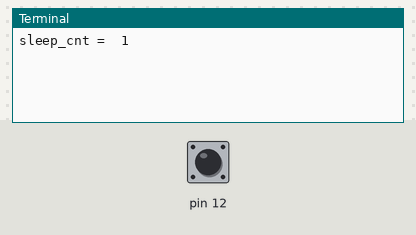
A program run on a simulated Raspberry Pi (header pin numbers). On the bench: the last lines printed to the terminal. The inputs (shaded band) are chosen by the test bench; at power-on: pin 12 HIGH.

Above: at 1.2 s.
1.3 s: pin 12 pulled LOW for 0.15 s
At 1.9 s:
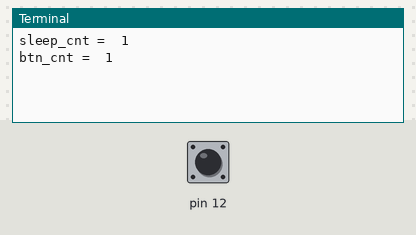
2.9 s: pin 12 pulled LOW for 1 s
5.4 s: pin 12 pulled LOW for 0.15 s
At 5.83 s:
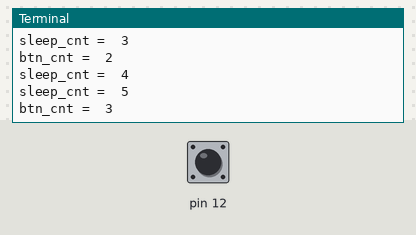
Timing chart, 0 to 8.4 s (numbered marks = the images above; inputs shaded):
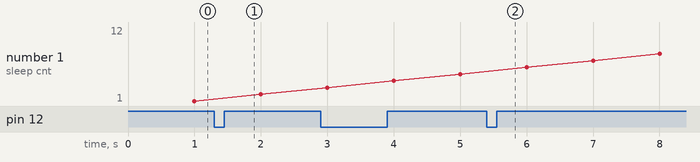

The program:

btn_int1.py
```python
import RPi.GPIO as GPIO
import time

GPIO.setmode(GPIO.BOARD)
GPIO.setup(12, GPIO.IN)
btn_cnt, sleep_cnt = 0, 0
def handler(channel):
    global btn_cnt
    btn_cnt += 1
    print("btn_cnt = ", btn_cnt)

GPIO.setup(12, GPIO.IN, pull_up_down=GPIO.PUD_UP)
GPIO.add_event_detect(12, GPIO.RISING, callback=handler)

try:
    while True:
        time.sleep(1)
        sleep_cnt += 1
        print("sleep_cnt = ", sleep_cnt)
except KeyboardInterrupt:
    print("Program end...")
```

Measured:
- after the input at 1.3 s, the terminal: prints a new line after 0.15 s (image 1)
- after the input at 5.4 s, the terminal: prints a new line after 0.15 s (image 2)
